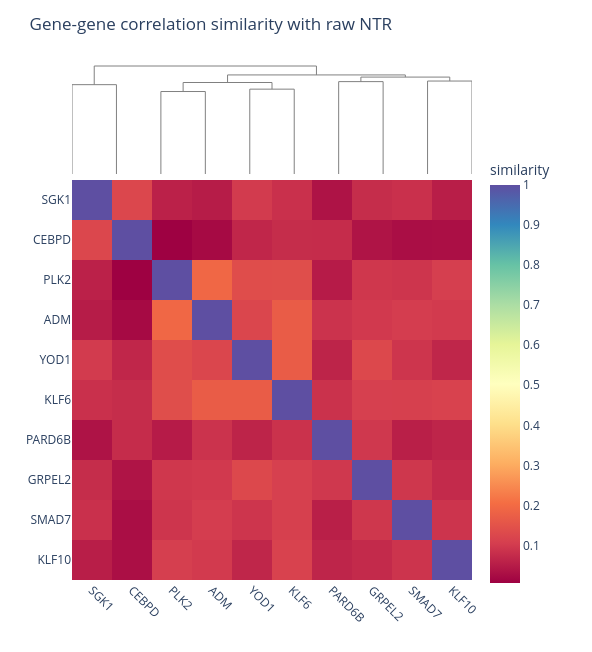

Write notebook code for a chart like this one.
### Markdown cell above
To visualize the gene-gene similarity heatmap, use the function `hda.visualize.heatmap()`. Pass in the pre-computed similarity matrix `sim_1` from the previous step, and set `show_cluster=True` if you wish to show the clustered dendograms above the heatmap. Otherwise, set `show_cluster=False`.

### Code cell
# Plot clustered heatmap to visualize the similarity

hda.visualize.heatmap(
    sim=sim_1,                  
    type="gene", 
    show_cluster=True,          
    title="Gene-gene correlation similarity with raw NTR"
)

### Figure 1 — Plotly figure (JSON) as saved in the notebook; plotly's stock layout.template omitted (floating-point values rounded to 4 significant figures)
{"data": [{"hoverinfo": "skip", "line": {"color": "gray", "width": 1}, "mode": "lines", "showlegend": false, "type": "scatter", "x": [5.0, 5.0, 15.0, 15.0], "xaxis": "x", "y": [0.0, 0.8749, 0.8749, 0.0], "yaxis": "y"}, {"hoverinfo": "skip", "line": {"color": "gray", "width": 1}, "mode": "lines", "showlegend": false, "type": "scatter", "x": [25.0, 25.0, 35.0, 35.0], "xaxis": "x", "y": [0.0, 0.8076, 0.8076, 0.0], "yaxis": "y"}, {"hoverinfo": "skip", "line": {"color": "gray", "width": 1}, "mode": "lines", "showlegend": false, "type": "scatter", "x": [45.0, 45.0, 55.0, 55.0], "xaxis": "x", "y": [0.0, 0.8309, 0.8309, 0.0], "yaxis": "y"}, {"hoverinfo": "skip", "line": {"color": "gray", "width": 1}, "mode": "lines", "showlegend": false, "type": "scatter", "x": [30.0, 30.0, 50.0, 50.0], "xaxis": "x", "y": [0.8076, 0.896, 0.896, 0.8309], "yaxis": "y"}, {"hoverinfo": "skip", "line": {"color": "gray", "width": 1}, "mode": "lines", "showlegend": false, "type": "scatter", "x": [65.0, 65.0, 75.0, 75.0], "xaxis": "x", "y": [0.0, 0.9046, 0.9046, 0.0], "yaxis": "y"}, {"hoverinfo": "skip", "line": {"color": "gray", "width": 1}, "mode": "lines", "showlegend": false, "type": "scatter", "x": [85.0, 85.0, 95.0, 95.0], "xaxis": "x", "y": [0.0, 0.9103, 0.9103, 0.0], "yaxis": "y"}, {"hoverinfo": "skip", "line": {"color": "gray", "width": 1}, "mode": "lines", "showlegend": false, "type": "scatter", "x": [70.0, 70.0, 90.0, 90.0], "xaxis": "x", "y": [0.9046, 0.9491, 0.9491, 0.9103], "yaxis": "y"}, {"hoverinfo": "skip", "line": {"color": "gray", "width": 1}, "mode": "lines", "showlegend": false, "type": "scatter", "x": [40.0, 40.0, 80.0, 80.0], "xaxis": "x", "y": [0.896, 0.9702, 0.9702, 0.9491], "yaxis": "y"}, {"hoverinfo": "skip", "line": {"color": "gray", "width": 1}, "mode": "lines", "showlegend": false, "type": "scatter", "x": [10.0, 10.0, 60.0, 60.0], "xaxis": "x", "y": [0.8749, 1.058, 1.058, 0.9702], "yaxis": "y"}, {"colorbar": {"len": 0.85, "title": {"text": "similarity"}, "y": 0.4}, "colorscale": [[0, "rgb(158,1,66)"], [0.1, "rgb(213,62,79)"], [0.2, "rgb(244,109,67)"], [0.3, "rgb(253,174,97)"], [0.4, "rgb(254,224,139)"], [0.5, "rgb(255,255,191)"], [0.6, "rgb(230,245,152)"], [0.7, "rgb(171,221,164)"], [0.8, "rgb(102,194,165)"], [0.9, "rgb(50,136,189)"], [1, "rgb(94,79,162)"]], "hovertemplate": "<b>gene x</b>: %{x}<br><b>gene y</b>: %{y}<br><b>similarity</b>: %{z:.3f}<extra></extra>", "type": "heatmap", "x": ["SGK1", "CEBPD", "PLK2", "ADM", "YOD1", "KLF6", "PARD6B", "GRPEL2", "SMAD7", "KLF10"], "xaxis": "x2", "y": ["SGK1", "CEBPD", "PLK2", "ADM", "YOD1", "KLF6", "PARD6B", "GRPEL2", "SMAD7", "KLF10"], "yaxis": "y2", "z": [[1.0, 0.1251, 0.05793, 0.04956, 0.1001, 0.08334, 0.03612, 0.07737, 0.08364, 0.05383], [0.1251, 1.0, 0.006355, 0.02097, 0.06723, 0.07722, 0.07684, 0.03776, 0.02795, 0.02969], [0.05793, 0.006355, 1.0, 0.1924, 0.1364, 0.1386, 0.04942, 0.09419, 0.09043, 0.1068], [0.04956, 0.02097, 0.1924, 1.0, 0.1226, 0.1691, 0.0876, 0.09805, 0.1044, 0.0998], [0.1001, 0.06723, 0.1364, 0.1226, 1.0, 0.1691, 0.06257, 0.1271, 0.09171, 0.06595], [0.08334, 0.07722, 0.1386, 0.1691, 0.1691, 1.0, 0.0858, 0.1093, 0.1103, 0.1143], [0.03612, 0.07684, 0.04942, 0.0876, 0.06257, 0.0858, 1.0, 0.09542, 0.05467, 0.06436], [0.07737, 0.03776, 0.09419, 0.09805, 0.1271, 0.1093, 0.09542, 1.0, 0.0937, 0.07375], [0.08364, 0.02795, 0.09043, 0.1044, 0.09171, 0.1103, 0.05467, 0.0937, 1.0, 0.08969], [0.05383, 0.02969, 0.1068, 0.0998, 0.06595, 0.1143, 0.06436, 0.07375, 0.08969, 1.0]]}], "layout": {"height": 652, "margin": {"b": 72, "l": 72, "r": 120, "t": 60}, "paper_bgcolor": "white", "plot_bgcolor": "white", "title": {"text": "Gene-gene correlation similarity with raw NTR"}, "width": 592, "xaxis": {"anchor": "y", "domain": [0, 1], "visible": false}, "xaxis2": {"anchor": "y2", "domain": [0, 1], "tickangle": 45}, "yaxis": {"anchor": "x", "domain": [0.7692, 1], "visible": false}, "yaxis2": {"anchor": "x2", "autorange": "reversed", "domain": [0, 0.7692]}}}
